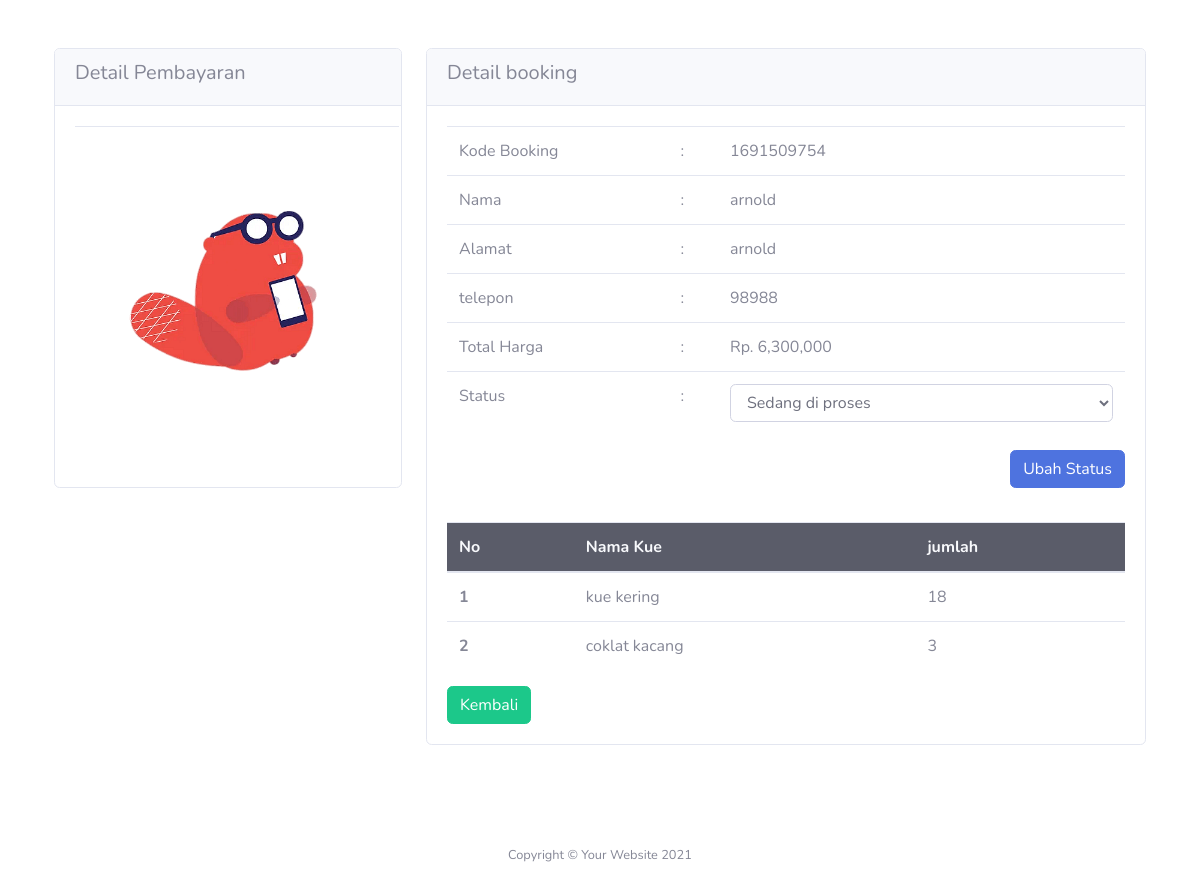
Screenshot of /admin/transaksi/rincian.php?id=199&kode=1691509754 (signed in) with the database file from the repository.
### tables this page shows
CREATE TABLE `booking` (
  `id_booking` int(11) NOT NULL,
  `id_login` int(11) NOT NULL,
  `kode_booking` varchar(255) NOT NULL,
  `nama` varchar(255) NOT NULL,
  `alamat` varchar(255) NOT NULL,
  `no_tlp` varchar(15) NOT NULL,
  `total_harga` int(11) NOT NULL,
  `konfirmasi_pembayaran` varchar(50) NOT NULL,
  `bukti` varchar(100) NOT NULL,
  `tanggal` date NOT NULL
);

CREATE TABLE `keranjang` (
  `id_keranjang` int(11) NOT NULL,
  `id_coklat` int(11) NOT NULL,
  `id_booking` int(11) NOT NULL,
  `id_login` int(11) NOT NULL,
  `gambar` varchar(200) NOT NULL,
  `nama` varchar(100) NOT NULL,
  `harga` int(100) NOT NULL,
  `jumlah` int(100) NOT NULL,
  `subtotal` int(100) NOT NULL
);

### admin/transaksi/rincian.php (the view, shortened to what this page needs)
<?php
include '../../koneksi.php';
include '../header2.php';
$id = $_GET['id'];
$query = "SELECT * FROM booking WHERE id_booking='$id'";
$hasil = mysqli_query($connection, $query);
$isi = mysqli_fetch_assoc($hasil);
?>
<br>
<br>
<div class="container">
    <div class="row">
        <div class="col-sm-4">
            <div class="card">
                <div class="card-header">
                    <h5> Detail Pembayaran</h5>
                </div>
                <div class="card-body">
                    <table class="table">
                        <tr>
                            <td><img src="../../images/<?= $isi['bukti']; ?>" alt="" height="300px"></td>
                        </tr>
                    </table>
                </div>
            </div>
            <br />
        </div>
        <div class="col-sm-8">
            <div class="card">
                <div class="card-header">
                    <h5> Detail booking</h5>
                </div>
                <div class="card-body">
                    <form method="post" action="proses.php?aksi=konfirmasi&id=<?php echo $isi['id_booking']; ?>">
                        <table class="table">
                            <tr>
                                <td>Kode Booking </td>
                                <td> :</td>
                                <td><?php echo $isi['kode_booking']; ?></td>
                            </tr>
                            <tr>
                                <td>Nama </td>
                                <td> :</td>
                                <td><?php echo $isi['nama']; ?></td>
                            </tr>
                            <tr>
                                <td>Alamat </td>
                                <td> :</td>
                                <td><?php echo $isi['alamat']; ?></td>
                            </tr>
                            <tr>
                                <td>telepon </td>
                                <td> :</td>
                                <td><?php echo $isi['no_tlp']; ?></td>
                            </tr>
                            <tr>
                                <td>Total Harga </td>
                                <td> :</td>
                                <td>Rp. <?php echo number_format($isi['total_harga']); ?></td>
                            </tr>
                            <tr>
                                <td>Status </td>
                                <td> :</td>
                                <td>
                                    <select class="form-control" name="status">
                                        <option <?php if ($isi['konfirmasi_pembayaran'] == 'sedang di proses') {
                                                    echo 'selected';
                                                } ?>>
                                            Sedang di proses
                                        </option>
                                    </select>
                                </td>
                            </tr>
                        </table>
                        <button type="submit" class="btn btn-primary float-right">
                            Ubah Status
                        </button>
                    </form>
                    <br><br><br>
                    <table class="table">
                        <thead>
                            <tr class="bg-dark text-light">
                                <th scope="col">No</th>
                                <th scope="col">Nama Kue</th>
                                <th scope="col">jumlah</th>
                            </tr>
                        </thead>
                        <tbody>
                            <?php
                            $nomor=1;
                            $kode_booking = $_GET['kode'];
                            $query = "SELECT * FROM keranjang WHERE id_booking = '$kode_booking'";
                            $hasil = mysqli_query($connection,$query);
                            foreach ($hasil as $isi) {
                            ?>
                            <tr>
                                <th scope="row"><?= $nomor; ?></th>
                                <td ><?= $isi['nama']; ?></td>
                                <td ><?= $isi['jumlah']; ?></td>
                            </tr>
                            <?php $nomor++; } ?>
                        </tbody>
                    </table>
                    <a href="transaksi.php" class="btn btn-success">Kembali</a>
                </div>
            </div>
        </div>
    </div>
</div>
<br>
<br>
<br>
<?php include '../footer2.php'; ?>

### rows the page displays
booking: bukti (picture), kode_booking "1691509754", nama "arnold", alamat "arnold", no_tlp "98988", total_harga "6,300,000", status "Sedang di proses"
keranjang: nama "kue kering", jumlah "18"
keranjang: nama "coklat kacang", jumlah "3"
